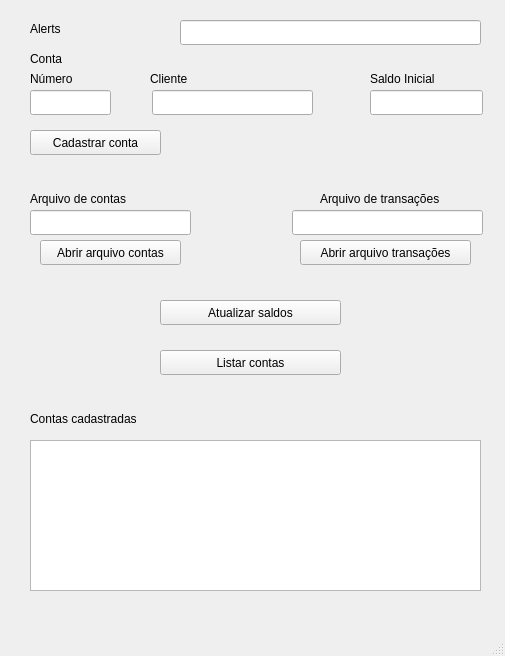
<?xml version="1.0" encoding="UTF-8"?>
<ui version="4.0">
 <class>MainWindow</class>
 <widget class="QMainWindow" name="MainWindow">
  <property name="geometry">
   <rect>
    <x>0</x>
    <y>0</y>
    <width>505</width>
    <height>656</height>
   </rect>
  </property>
  <property name="windowTitle">
   <string>MainWindow</string>
  </property>
  <widget class="QWidget" name="centralWidget">
   <widget class="QLabel" name="label">
    <property name="geometry">
     <rect>
      <x>30</x>
      <y>50</y>
      <width>64</width>
      <height>17</height>
     </rect>
    </property>
    <property name="text">
     <string>Conta</string>
    </property>
   </widget>
   <widget class="QLabel" name="label_2">
    <property name="geometry">
     <rect>
      <x>30</x>
      <y>70</y>
      <width>64</width>
      <height>17</height>
     </rect>
    </property>
    <property name="text">
     <string>Número</string>
    </property>
   </widget>
   <widget class="QLineEdit" name="account_number">
    <property name="geometry">
     <rect>
      <x>30</x>
      <y>90</y>
      <width>81</width>
      <height>25</height>
     </rect>
    </property>
   </widget>
   <widget class="QLineEdit" name="account_customer">
    <property name="geometry">
     <rect>
      <x>152</x>
      <y>90</y>
      <width>161</width>
      <height>25</height>
     </rect>
    </property>
   </widget>
   <widget class="QLineEdit" name="account_balance">
    <property name="geometry">
     <rect>
      <x>370</x>
      <y>90</y>
      <width>113</width>
      <height>25</height>
     </rect>
    </property>
   </widget>
   <widget class="QLabel" name="label_3">
    <property name="geometry">
     <rect>
      <x>150</x>
      <y>70</y>
      <width>64</width>
      <height>17</height>
     </rect>
    </property>
    <property name="text">
     <string>Cliente</string>
    </property>
   </widget>
   <widget class="QLabel" name="label_4">
    <property name="geometry">
     <rect>
      <x>370</x>
      <y>70</y>
      <width>91</width>
      <height>17</height>
     </rect>
    </property>
    <property name="text">
     <string>Saldo Inicial</string>
    </property>
   </widget>
   <widget class="QPushButton" name="accountRegister">
    <property name="geometry">
     <rect>
      <x>30</x>
      <y>130</y>
      <width>131</width>
      <height>25</height>
     </rect>
    </property>
    <property name="text">
     <string>Cadastrar conta</string>
    </property>
   </widget>
   <widget class="QLabel" name="label_5">
    <property name="geometry">
     <rect>
      <x>30</x>
      <y>190</y>
      <width>121</width>
      <height>17</height>
     </rect>
    </property>
    <property name="text">
     <string>Arquivo de contas</string>
    </property>
   </widget>
   <widget class="QLineEdit" name="accounts_file">
    <property name="geometry">
     <rect>
      <x>30</x>
      <y>210</y>
      <width>161</width>
      <height>25</height>
     </rect>
    </property>
   </widget>
   <widget class="QLabel" name="label_6">
    <property name="geometry">
     <rect>
      <x>320</x>
      <y>190</y>
      <width>151</width>
      <height>17</height>
     </rect>
    </property>
    <property name="text">
     <string>Arquivo de transações</string>
    </property>
   </widget>
   <widget class="QLineEdit" name="transactions_file">
    <property name="geometry">
     <rect>
      <x>292</x>
      <y>210</y>
      <width>191</width>
      <height>25</height>
     </rect>
    </property>
   </widget>
   <widget class="QPushButton" name="openFileAccounts">
    <property name="geometry">
     <rect>
      <x>40</x>
      <y>240</y>
      <width>141</width>
      <height>25</height>
     </rect>
    </property>
    <property name="text">
     <string>Abrir arquivo contas</string>
    </property>
   </widget>
   <widget class="QPushButton" name="openFileTransactions">
    <property name="geometry">
     <rect>
      <x>300</x>
      <y>240</y>
      <width>171</width>
      <height>25</height>
     </rect>
    </property>
    <property name="text">
     <string>Abrir arquivo transações</string>
    </property>
   </widget>
   <widget class="QPushButton" name="updateBalance">
    <property name="geometry">
     <rect>
      <x>160</x>
      <y>300</y>
      <width>181</width>
      <height>25</height>
     </rect>
    </property>
    <property name="text">
     <string>Atualizar saldos</string>
    </property>
   </widget>
   <widget class="QTextEdit" name="accountData">
    <property name="geometry">
     <rect>
      <x>30</x>
      <y>440</y>
      <width>451</width>
      <height>151</height>
     </rect>
    </property>
   </widget>
   <widget class="QLabel" name="label_7">
    <property name="geometry">
     <rect>
      <x>30</x>
      <y>410</y>
      <width>241</width>
      <height>17</height>
     </rect>
    </property>
    <property name="text">
     <string>Contas cadastradas</string>
    </property>
   </widget>
   <widget class="QLineEdit" name="alerts">
    <property name="geometry">
     <rect>
      <x>180</x>
      <y>20</y>
      <width>301</width>
      <height>25</height>
     </rect>
    </property>
   </widget>
   <widget class="QLabel" name="label_9">
    <property name="geometry">
     <rect>
      <x>30</x>
      <y>20</y>
      <width>101</width>
      <height>17</height>
     </rect>
    </property>
    <property name="text">
     <string>Alerts</string>
    </property>
   </widget>
   <widget class="QPushButton" name="listAccounts">
    <property name="geometry">
     <rect>
      <x>160</x>
      <y>350</y>
      <width>181</width>
      <height>25</height>
     </rect>
    </property>
    <property name="text">
     <string>Listar contas</string>
    </property>
   </widget>
  </widget>
  <widget class="QMenuBar" name="menuBar">
   <property name="geometry">
    <rect>
     <x>0</x>
     <y>0</y>
     <width>505</width>
     <height>22</height>
    </rect>
   </property>
  </widget>
  <widget class="QStatusBar" name="statusBar"/>
 </widget>
 <layoutdefault spacing="6" margin="11"/>
 <resources/>
 <connections/>
</ui>
